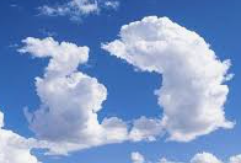
#> input picture lab1/test.png, 241 x 163 px
$ python test1.py
#> lines starting #> are read from the running program, lines starting #| are printed output that depends on the picture; after the words box and inside, x2 and y2 are one past the last pixel; in counts of white or black regions, pixels touching at a corner belong together
### lab1/otsu_binarization.py
#Использование метода Оцу для бинаризации цветного изображения и возврат бинаризованного изображения.
#image: трехмерный список, представляющий цветное изображение. Каждый элемент `image[i][j]` — это список `[R, G, B]`.
#Возвращается двумерный список, представляющий бинаризованное изображение, где 1 обозначает передний план, а 0 — фон.
def otsu_binarization(image):
    # Получение размеров изображения
    height = len(image)
    width = len(image[0])
    #преобразование цветного изображения в оттенки серого
    grayscale = RGB2GRAY(image)

    histogram = [0] * 256  # Инициализация гистограммы из 256 нулей
    for i in range(height):
            # Извлечение значений RGB
        for j in range(width):
            gray_value = grayscale[i][j]
            # Увеличение счетчика соответствующего значения серого
            histogram[gray_value] += 1

    #реализация метода Оцу для поиска оптимального порога
    total_pixels = height * width
    sum_total = 0  # Общая сумма значений серого всех пикселей
    for t in range(256):
        sum_total += t * histogram[t]

    sumB = 0  # Кумулятивная сумма значений серого для фона
    wB = 0    # Вес фона (количество пикселей)
    maximum_between_class_variance = 0
    optimal_threshold = 0

    for t in range(256):
        wB += histogram[t]
        if wB == 0:
            continue  # Если нет пикселей, принадлежащих этому классу, пропустить
        wF = total_pixels - wB   #Вес класса переднего плана
        if wF == 0:
            break # Если все пиксели принадлежат фону, остановить цикл
        sumB += t * histogram[t]  # Кумулятивная сумма значений серого для фона
        mB = sumB / wB             # Среднее значение серого для класса фона
        mF = (sum_total - sumB) / wF   # Среднее значение серого для класса переднего плана
        between_class_variance = wB * wF * (mB - mF) ** 2
        # Обновление максимальной межклассовой дисперсии и оптимального порога
        if between_class_variance > maximum_between_class_variance:
            maximum_between_class_variance = between_class_variance
            optimal_threshold = t
#создание бинаризованного изображения с использованием оптимального порога
    binary_image = []
    for i in range(height):
        binary_row = []
        for j in range(width):
            if grayscale[i][j] > optimal_threshold:
                binary_row.append(1)
            else:
                binary_row.append(0)
        binary_image.append(binary_row)

    return binary_image

def RGB2GRAY(image):
    height = len(image)
    width = len(image[0])
    grayscale = []
    for i in range(height):
        grayscale_row = []
        for j in range(width):
            R,G,B = image[i][j]
            gray = int(0.299*R + 0.589*G + 0.114*B)
            grayscale_row.append(gray)
        grayscale.append(grayscale_row)
    return grayscale

### lab1/test1.py
from otsu_binarization import otsu_binarization,RGB2GRAY
import matplotlib.pyplot as plt
import numpy as np
import cv2
def read_image(path):
#> called with path = './test.png'
    img = cv2.imread(path)
#> img is the input picture: shape (163, 241, 3); mean B, G, R 198.4, 151.7, 124
    if img is None:
        raise ValueError("Error")
    img_rgb = cv2.cvtColor(img,cv2.COLOR_BGR2RGB)
    img_list = img_rgb.tolist()
#> img_list = 163 items
    return img_list
path = "./test.png"
img = read_image(path)
#> img = 163 items
gray_img = RGB2GRAY(img)
#> in RGB2GRAY, `height = len(image)`: height = 163
#> in RGB2GRAY, `width = len(image[0])`: width = 241
#> after the loop in RGB2GRAY, `for i in range(height):`: grayscale = 163 items
#> gray_img = 163 items
converted_img = otsu_binarization(img)
#> in otsu_binarization, `height = len(image)`: height = 163
#> in otsu_binarization, `width = len(image[0])`: width = 241
#> in otsu_binarization, `grayscale = RGB2GRAY(image)`: grayscale = 163 items
#> after the loop in otsu_binarization, `for i in range(height):`: histogram = 256 values, max 590 at index 101, min 0 at index 0, mean 153.4
#> in otsu_binarization, `total_pixels = height * width`: total_pixels = 39283
#> after the loop in otsu_binarization, `for t in range(256):`: sum_total = 5835616
#> the loop in otsu_binarization, `for t in range(256):` made 247 passes
#> (wB, wF, sumB, mB, mF, maximum_between_class_variance) on passes 66 to 77: (6, 39277, 390, 65, 148.6, 1.65e+09), (11, 39272, 720, 65.45, 148.6, 2.98e+09), (16, 39267, 1055, 65.94, 148.6, 4.29e+09), (25, 39258, 1667, 66.68, 148.6, 6.59e+09), (64, 39219, 4358, 68.09, 148.7, 1.63e+10), (105, 39178, 7228, 68.84, 148.8, 2.63e+10), (181, 39102, 12624, 69.75, 148.9, 4.44e+10), (288, 38995, 20328, 70.58, 149.1, 6.93e+10), (406, 38877, 28942, 71.29, 149.4, 9.62e+10), (467, 38816, 33456, 71.64, 149.5, 1.1e+11), (596, 38687, 43131, 72.37, 149.7, 1.38e+11), (708, 38575, 51643, 72.94, 149.9, 1.62e+11)
#> wB on passes 1 to 6: 0, 0, 0, 0, 0, 0
#> after the loop in otsu_binarization, `for t in range(256):`: maximum_between_class_variance = 3.14e+12; optimal_threshold = 154; sumB = 5831680; wB = 39283
#> converted_img = 163 items
bin_array = np.array(converted_img,dtype=np.uint8)
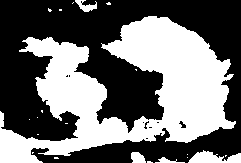
#> bin_array: shape (163, 241); values 0 (black) and 1 (white), 43.6% white; 21 white regions (16 under 20 px), largest, box (x1, y1, x2, y2) and area: (0, 16, 236, 163) 16296, (188, 150, 241, 163) 424, (75, 0, 97, 12) 133, (131, 152, 146, 163) 130, (155, 157, 185, 163) 77
gray_array = np.array(gray_img,dtype=np.uint8)
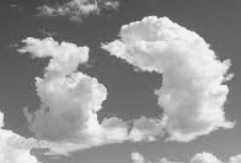
#> gray_array: shape (163, 241); min 65, max 246, mean 148.6
fig,ax = plt.subplots(1,2,figsize=(10,5))
ax[0].imshow(gray_array,cmap='gray')
ax[0].set_title('Gray img')
ax[0].axis('off')
ax[1].imshow(bin_array,cmap = 'gray')
ax[1].set_title('Binarized img')
ax[1].axis('off')
plt.show()
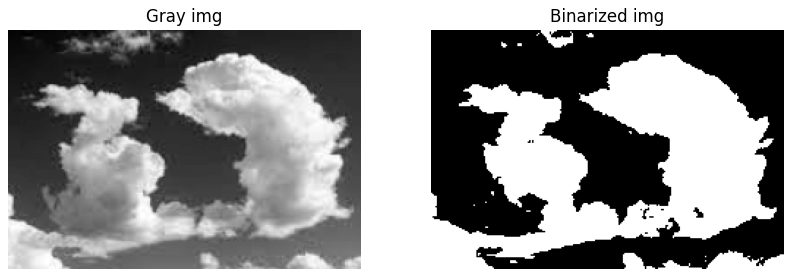
#> figure drawn by matplotlib, 2 panels
